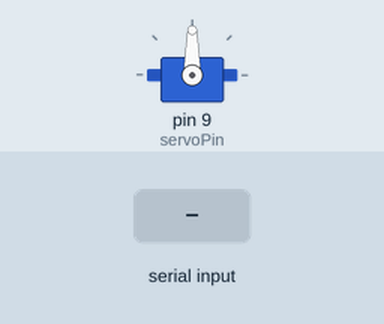
Recording of a sketch running on a simulated Arduino Uno, built with avr-gcc and run on an emulated ATmega328P. Shown: servo. The test bench sets the inputs (shaded band).

Above: at 1.2 s.
1.3 s: "30,150\n" received over Serial
At 1.7 s:
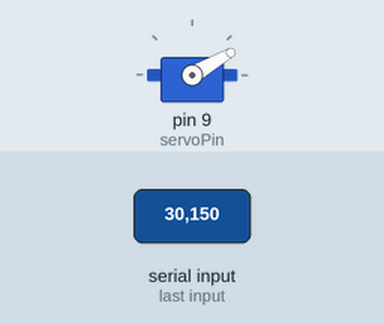
2.8 s: "5\n" received over Serial
At 3.9 s:
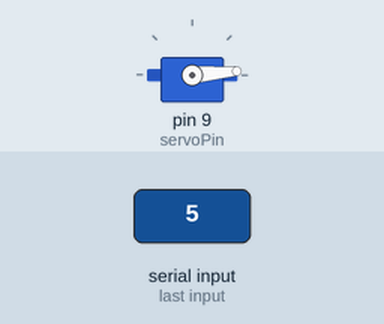
4.3 s: "90,45\n" received over Serial
At 5.2 s:
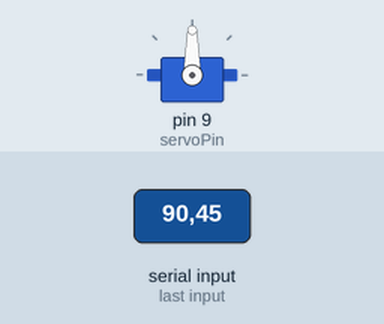
Timing chart, 0 to 7.3 s (numbered marks = the images above; inputs shaded):
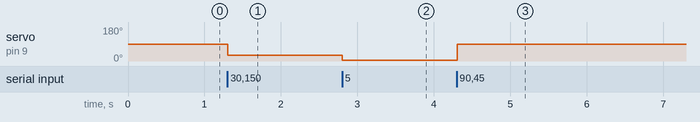

Measured:
- after the input at 1.3 s, servo on pin 9 (servoPin): 90° → 30° at once
- after the input at 2.8 s, servo on pin 9 (servoPin): 30° → 5° at once
- after the input at 4.3 s, servo on pin 9 (servoPin): 5° → 90° at once

The sketch:

neck_servo.ino
```cpp
#include <Servo.h>

Servo neckServo;
const int servoPin = 9;
int currentAngle = 90;

void setup() {
  Serial.begin(9600);
  neckServo.attach(servoPin);
  neckServo.write(currentAngle);
}

void loop() {
  if (Serial.available() > 0) {
    String input = Serial.readStringUntil('\n');
    int angle = input.toInt();
    if (angle >= 0 && angle <= 180) {
      currentAngle = angle;
      neckServo.write(currentAngle);
    }
  }
}
```
